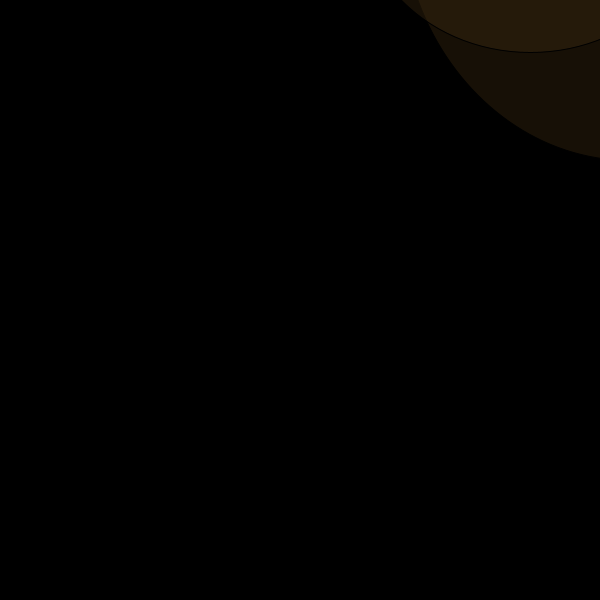
Frame 1 (no input)
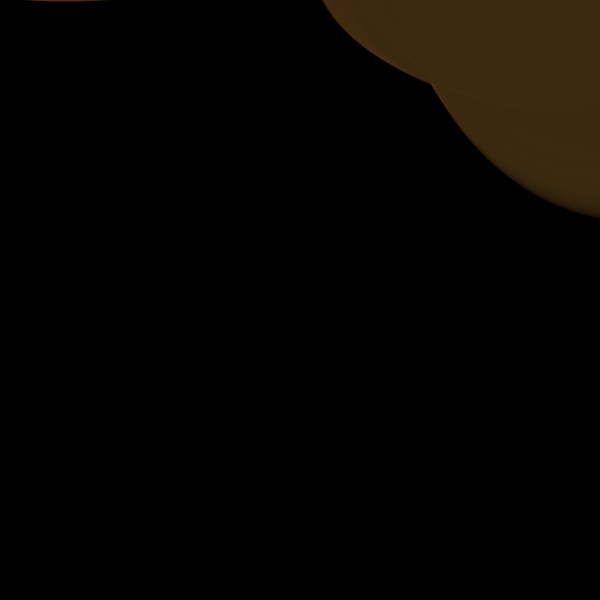
Frame 60 (the mouse pressed at the canvas centre just before this capture)
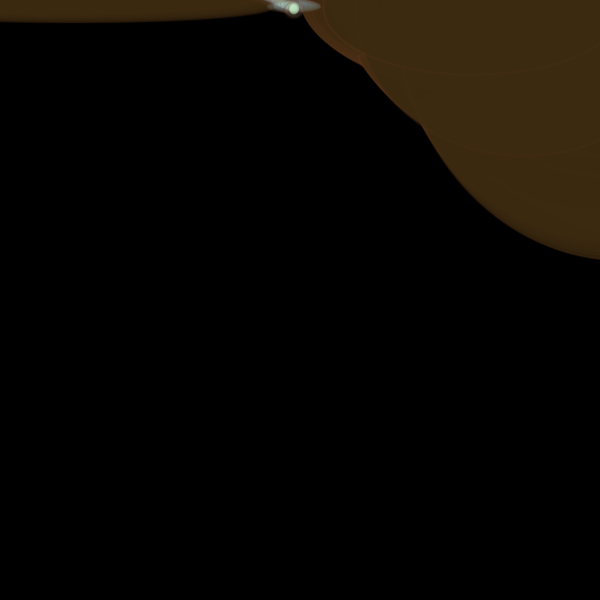
Frame 120 (the mouse held since frame 60 and released just before this capture)

The Processing sketch that drew these frames (run headless with seeded random() and noise(); from frame 60 on, the mouse is pressed at the canvas centre):

// Processing sketch: processing_4729
// ── processing_4729.pde

float a=0;

void setup(){
  size(600,600);
  background(0);
}

void draw(){
  translate(120+noise(a)*100,-100+a*30);
  
  //rocks on right bank
  fill(59,40,16,100);
  ellipse(450,0,400+noise(a)*100,400+noise(a)*200);
  ellipse(350,0,300+noise(a)*70,250+noise(a)*90);
  ellipse(300,0,300,150+sin(a)*100+noise(a)*50);
  
  //rocks on left bank
  ellipse(-100,0,400,100+cos(a)*75);
  
  //water
  fill(134,158,170,a*10);
  ellipse(120,0,a*15,noise(a)*20);
  fill(250,10);
  ellipse(120,3,a*5,noise(a)*30);
  fill(201,248,202,100);
  ellipse(120,2,10,noise(a)*20);
    
  strokeWeight(2);
  stroke(95,54,29,30);
  
  a+=0.03;
  
  if (a>30){
      a=30;
  }
}
